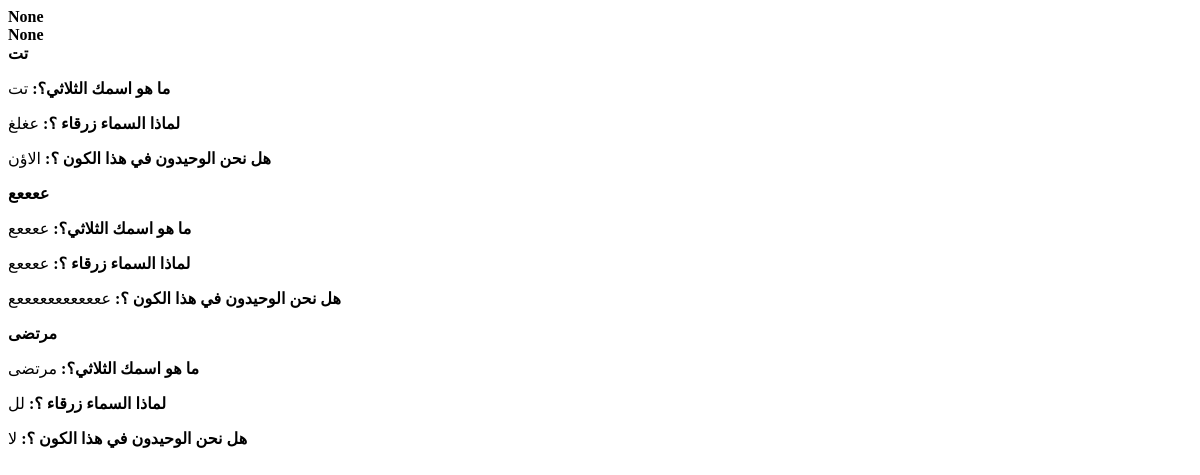
Before: /survey/5/responses/ with the older database file.
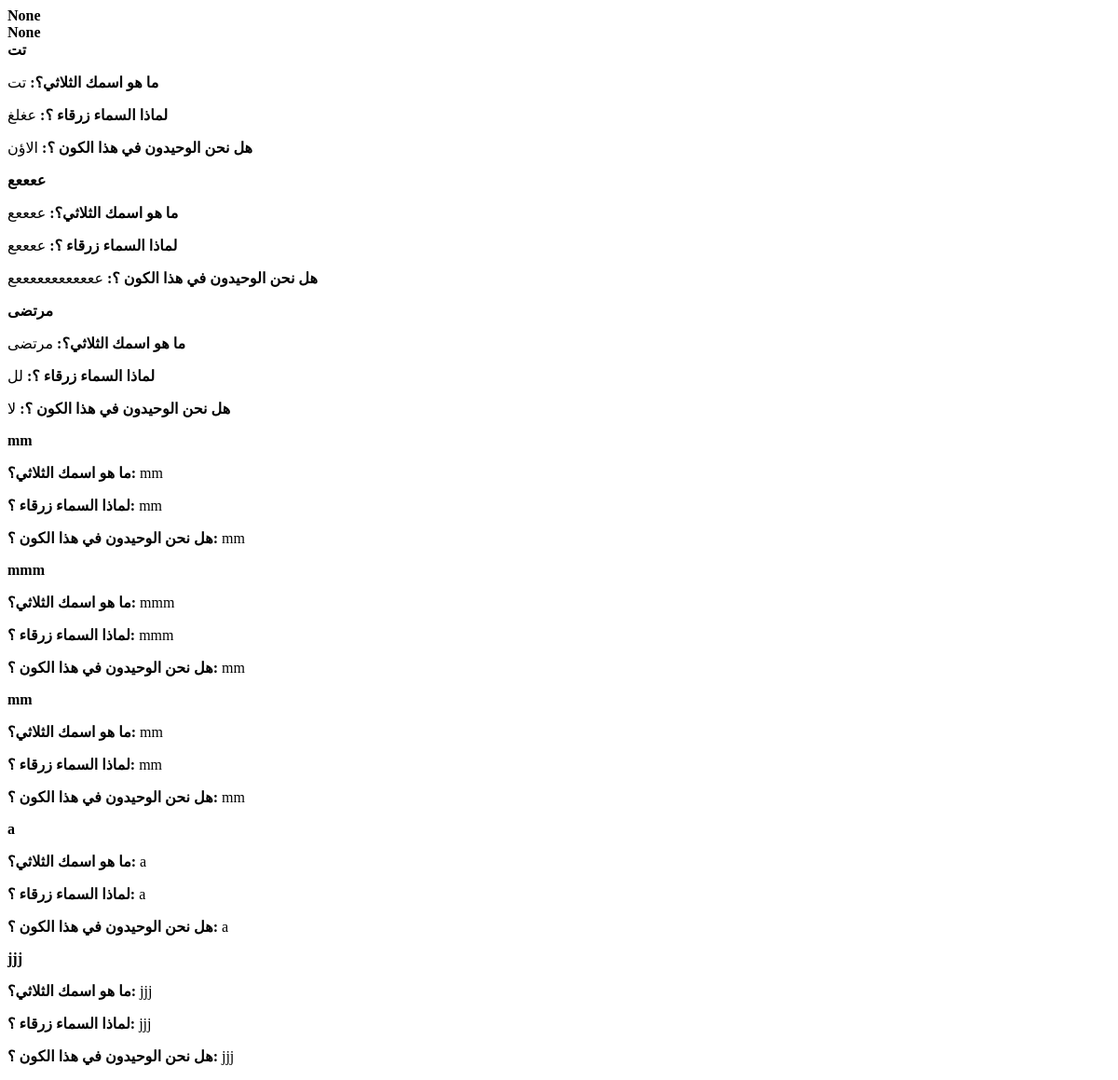
After: the same page with the newer database file.
### surveys/models.py (models this page shows, shortened)
class Response(models.Model):
    survey = models.ForeignKey(Survey, on_delete=models.CASCADE, related_name="responses")
    first_answer = models.CharField(max_length=255, blank=True, null=True)  # Stores "username"
    text_color = models.CharField(max_length=7, blank=True, null=True)  # stores color hex, e.g., "#ff6f61"
    created_at = models.DateTimeField(auto_now_add=True)

class Answer(models.Model):
    response = models.ForeignKey(Response, on_delete=models.CASCADE, related_name="answers")
    question = models.ForeignKey(Question, on_delete=models.CASCADE)
    text = models.TextField()

class Question(models.Model):
    survey = models.ForeignKey(Survey, on_delete=models.CASCADE, related_name="questions")
    text = models.TextField()

### surveys/views.py (the view)
# urls.py: path('survey/<int:survey_id>/responses/', response_list, name='response_list'),
def response_list(request, survey_id):
    survey = get_object_or_404(Survey, id=survey_id)
    responses = Response.objects.filter(survey=survey)
    return render(request, 'surveys/partials/response_list.html', {'responses': responses})

### surveys/templates/surveys/partials/response_list.html
{% for response in responses %}
    <div class="response">
        <strong>{{ response.first_answer }}</strong><br>
        {% for answer in response.answers.all %}
            <p><b>{{ answer.question.text }}:</b> {{ answer.text }}</p>
        {% endfor %}
    </div>
{% endfor %}

Changed rows visible on the page:
added Response: first_answer "mm"
added Answer: question.text "ما هو اسمك الثلاثي؟", text "mm"
added Answer: question.text "لماذا السماء زرقاء ؟", text "mm"
added Answer: question.text "هل نحن الوحيدون في هذا الكون ؟", text "mm"
added Response: first_answer "mmm"
added Answer: question.text "ما هو اسمك الثلاثي؟", text "mmm"
added Answer: question.text "لماذا السماء زرقاء ؟", text "mmm"
added Answer: question.text "هل نحن الوحيدون في هذا الكون ؟", text "mm", shown under "mmm"
added Response: first_answer "mm"
added Answer: question.text "ما هو اسمك الثلاثي؟", text "mm"
added Answer: question.text "لماذا السماء زرقاء ؟", text "mm"
added Answer: question.text "هل نحن الوحيدون في هذا الكون ؟", text "mm"
added Response: first_answer "a"
added Answer: question.text "ما هو اسمك الثلاثي؟", text "a"
added Answer: question.text "لماذا السماء زرقاء ؟", text "a"
added Answer: question.text "هل نحن الوحيدون في هذا الكون ؟", text "a"
added Response: first_answer "jjj"
added Answer: question.text "ما هو اسمك الثلاثي؟", text "jjj"
added Answer: question.text "لماذا السماء زرقاء ؟", text "jjj"
added Answer: question.text "هل نحن الوحيدون في هذا الكون ؟", text "jjj"
